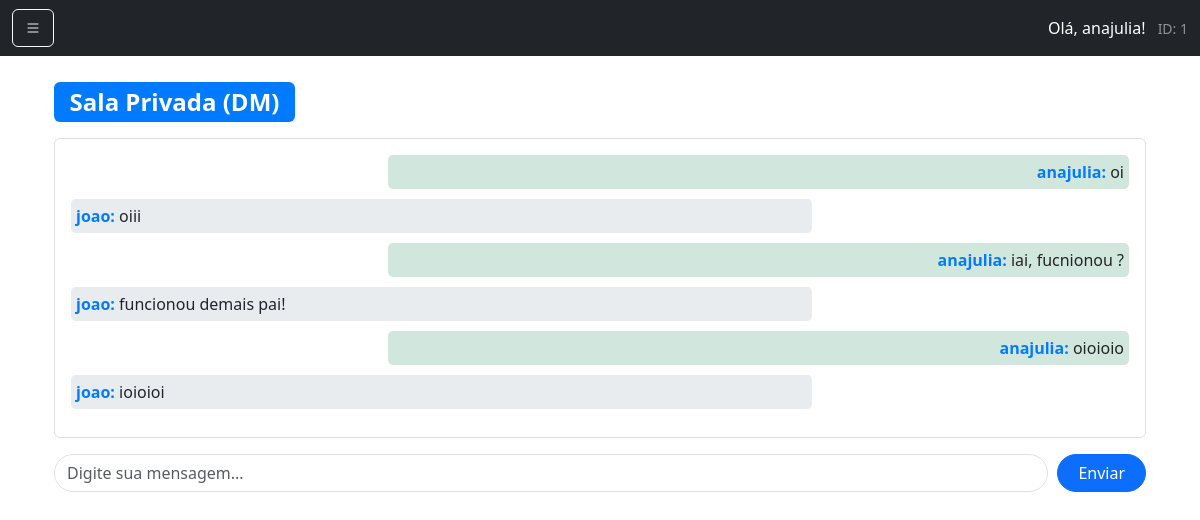
Screenshot of /chat/chat/1_4/ (signed in) with the database file from the repository.
### chat/models.py (models this page shows, shortened)
class MensagemDM(models.Model):
    usuario = models.ForeignKey(User, on_delete=models.CASCADE)
    sala_dm = models.ForeignKey(SalaPrivada, on_delete=models.CASCADE)
    conteudo = models.TextField()
    timestamp = models.DateTimeField(auto_now_add=True)
    lida = models.BooleanField(default=False)

### chat/views.py (the view, shortened to what this page needs)
# urls.py: path('chat/<str:room_name>/', views.room, name='room'),
@login_required
def room(request, room_name):
    if '_' in room_name:
        try:
            id1, id2 = map(int, room_name.split('_'))
            sala_dm = SalaPrivada.objects.get(
                Q(usuario1_id=id1, usuario2_id=id2) | Q(usuario1_id=id2, usuario2_id=id1)
            )
        except (ValueError, SalaPrivada.DoesNotExist):
            raise Http404("Sala privada de DM não encontrada.")
        MensagemDM.objects.filter(sala_dm=sala_dm, lida=False).exclude(usuario=request.user).update(lida=True)
        mensagens = MensagemDM.objects.filter(sala_dm=sala_dm).order_by('timestamp')[:50]
        return render(request, 'chat/room.html', {
            'room_name': room_name,
            'mensagens': mensagens
        })

### templates/chat/room.html (shortened to what this page needs)
{% extends 'chat/base.html' %}
{% block content %}
<div class="container mt-4">
    <h2 class="mb-3">
        {% if '_' in room_name %}
            <span class="badge bg-primary">Sala Privada (DM)</span>
        {% else %}
            <span class="badge bg-secondary">Sala: {{ room_name }}</span>
        {% endif %}
    </h2>
    <div id="chat-log" class="border rounded p-3 mb-3" style="height: 300px; overflow-y: scroll;">
        {% for msg in mensagens %}
            <div class="chat-message {% if msg.usuario == user %}my-message{% else %}other-message{% endif %}">
                <strong>{{ msg.usuario.username }}:</strong>
                <span>{{ msg.conteudo }}</span>
            </div>
        {% endfor %}
    </div>
    <div class="input-group mb-3">
        <input id="chat-message-input" type="text" class="form-control" placeholder="Digite sua mensagem...">
        <button id="chat-message-submit" class="btn btn-primary">Enviar</button>
    </div>
</div>
{% endblock %}

### templates/chat/base.html (shortened to what this page needs)
<!DOCTYPE html>
<html lang="pt-br">
<head>
    <link href="https://cdn.jsdelivr.net/npm/bootstrap@5.3.0/dist/css/bootstrap.min.css" rel="stylesheet">
    <link href="https://cdn.jsdelivr.net/npm/bootstrap-icons/font/bootstrap-icons.css" rel="stylesheet">
</head>
<body>
    <nav class="navbar navbar-dark bg-dark">
        <div class="container-fluid">
            <button class="btn btn-outline-light" type="button" data-bs-toggle="offcanvas" data-bs-target="#sidebarMenu">
                <i class="bi bi-list"></i>
            </button>
            <span class="navbar-text text-white">
                Olá, {{ user.username }}!
                <small class="text-white-50 ms-2">ID: {{ user.id }}</small>
            </span>
        </div>
    </nav>
    <div class="container mt-4">
        {% block content %}{% endblock %}
    </div>
</body>
</html>

### templates/chat/room.html (style rules this page uses)
.chat-message { margin-bottom: 10px; padding: 5px; border-radius: 5px; background-color: #f8f9fa; max-width: 70%; word-wrap: break-word; }
.my-message { background-color: #d1e7dd; margin-left: auto; text-align: right; }
.other-message { background-color: #e9ecef; margin-right: auto; text-align: left; }
.input-group { gap: 10px; }
.chat-message strong { color: #007bff; }
.badge.bg-primary { background-color: #007bff !important; }
#chat-message-input { border-radius: 25px; }
#chat-message-submit { border-radius: 25px; padding-left: 20px; padding-right: 20px; }
@media (min-width: 769px) { #chat-log { height: 300px; } }

### rows the page displays
MensagemDM: usuario.username "anajulia", conteudo "oi"
MensagemDM: usuario.username "joao", conteudo "oiii"
MensagemDM: usuario.username "anajulia", conteudo "iai, fucnionou ?"
MensagemDM: usuario.username "joao", conteudo "funcionou demais pai!"
MensagemDM: usuario.username "anajulia", conteudo "oioioio"
MensagemDM: usuario.username "joao", conteudo "ioioioi"

### other values shown
{{ user.username }} "anajulia"
{{ user.id }} "1"
